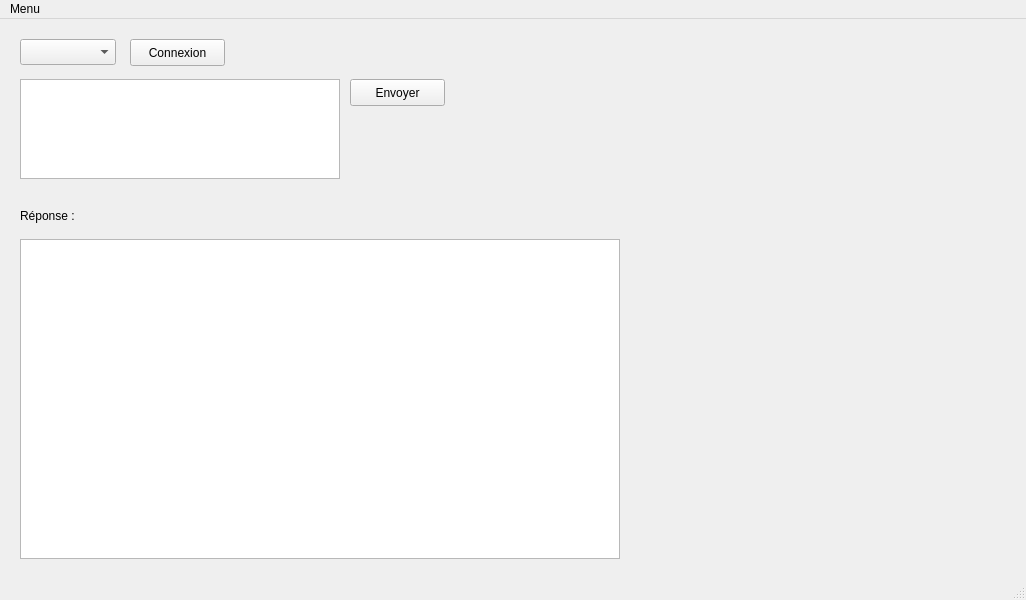
<?xml version="1.0" encoding="UTF-8"?>
<ui version="4.0">
 <class>MainWindow</class>
 <widget class="QMainWindow" name="MainWindow">
  <property name="geometry">
   <rect>
    <x>0</x>
    <y>0</y>
    <width>1026</width>
    <height>600</height>
   </rect>
  </property>
  <property name="sizePolicy">
   <sizepolicy hsizetype="Preferred" vsizetype="Preferred">
    <horstretch>0</horstretch>
    <verstretch>0</verstretch>
   </sizepolicy>
  </property>
  <property name="windowTitle">
   <string>MainWindow</string>
  </property>
  <property name="dockOptions">
   <set>QMainWindow::AllowTabbedDocks|QMainWindow::AnimatedDocks</set>
  </property>
  <widget class="QWidget" name="centralwidget">
   <widget class="QComboBox" name="comboBox_portList">
    <property name="geometry">
     <rect>
      <x>20</x>
      <y>20</y>
      <width>96</width>
      <height>26</height>
     </rect>
    </property>
   </widget>
   <widget class="QPushButton" name="pushButton_send">
    <property name="geometry">
     <rect>
      <x>350</x>
      <y>60</y>
      <width>95</width>
      <height>27</height>
     </rect>
    </property>
    <property name="text">
     <string>Envoyer</string>
    </property>
   </widget>
   <widget class="QTextEdit" name="textEdit_dataToSend">
    <property name="geometry">
     <rect>
      <x>20</x>
      <y>60</y>
      <width>320</width>
      <height>100</height>
     </rect>
    </property>
   </widget>
   <widget class="QLabel" name="label_response">
    <property name="geometry">
     <rect>
      <x>20</x>
      <y>190</y>
      <width>81</width>
      <height>21</height>
     </rect>
    </property>
    <property name="text">
     <string>Réponse :</string>
    </property>
    <property name="alignment">
     <set>Qt::AlignLeading|Qt::AlignLeft|Qt::AlignTop</set>
    </property>
   </widget>
   <widget class="QPushButton" name="pushButton_connect">
    <property name="geometry">
     <rect>
      <x>130</x>
      <y>20</y>
      <width>95</width>
      <height>27</height>
     </rect>
    </property>
    <property name="text">
     <string>Connexion</string>
    </property>
   </widget>
   <widget class="QTextEdit" name="textEdit_response">
    <property name="geometry">
     <rect>
      <x>20</x>
      <y>220</y>
      <width>600</width>
      <height>320</height>
     </rect>
    </property>
   </widget>
   <widget class="QWidget" name="verticalLayoutWidget">
    <property name="geometry">
     <rect>
      <x>640</x>
      <y>220</y>
      <width>371</width>
      <height>321</height>
     </rect>
    </property>
    <layout class="QVBoxLayout" name="verticalLayout_chart"/>
   </widget>
   <widget class="QWidget" name="formLayoutWidget">
    <property name="geometry">
     <rect>
      <x>640</x>
      <y>10</y>
      <width>371</width>
      <height>201</height>
     </rect>
    </property>
    <layout class="QFormLayout" name="formLayout"/>
   </widget>
  </widget>
  <widget class="QMenuBar" name="menubar">
   <property name="geometry">
    <rect>
     <x>0</x>
     <y>0</y>
     <width>1026</width>
     <height>23</height>
    </rect>
   </property>
   <widget class="QMenu" name="menu">
    <property name="title">
     <string>Menu</string>
    </property>
    <addaction name="action_leave"/>
   </widget>
   <addaction name="menu"/>
  </widget>
  <widget class="QStatusBar" name="statusbar"/>
  <action name="action_leave">
   <property name="text">
    <string>Quitter</string>
   </property>
  </action>
 </widget>
 <resources/>
 <connections/>
</ui>
